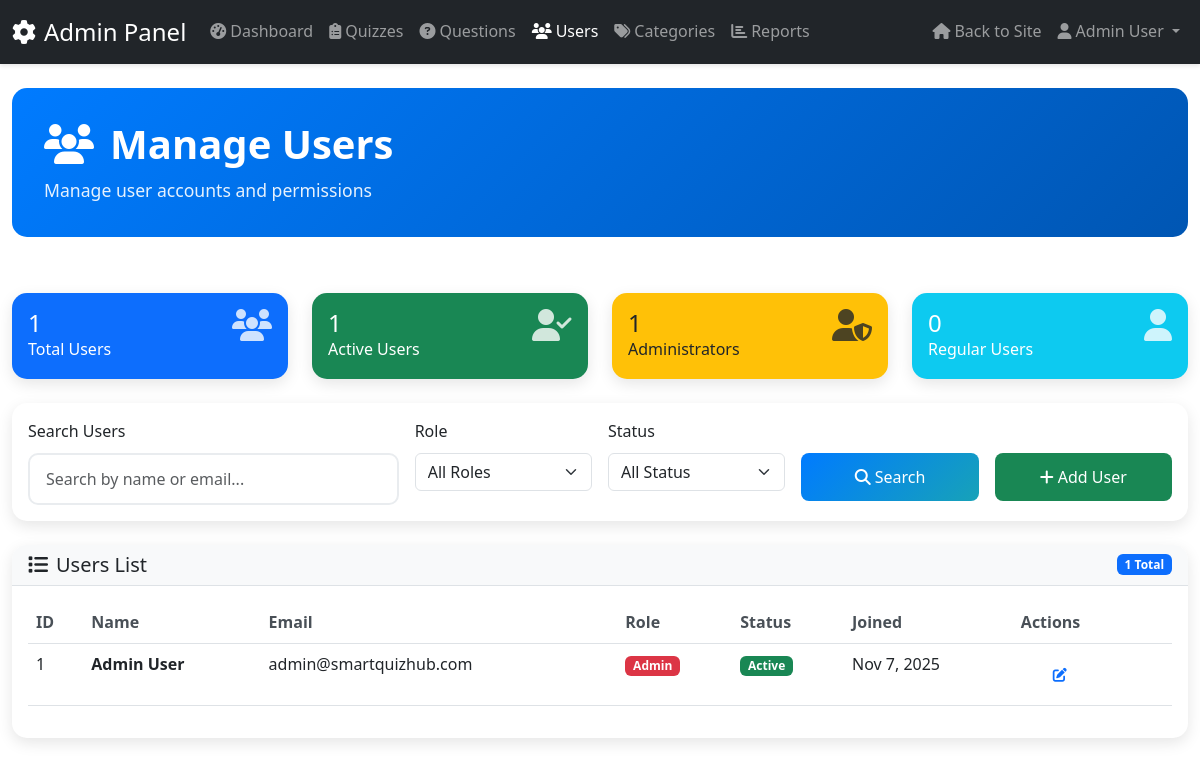
The page /admin/users.php (signed in) on the database its author committed.
### tables this page shows
CREATE TABLE users (
    id INT AUTO_INCREMENT PRIMARY KEY,
    name VARCHAR(100) NOT NULL,
    email VARCHAR(150) UNIQUE NOT NULL,
    password VARCHAR(255) NOT NULL,
    role ENUM('user', 'admin', 'instructor') DEFAULT 'user',
    profile_image VARCHAR(255) DEFAULT NULL,
    created_at TIMESTAMP DEFAULT CURRENT_TIMESTAMP,
    updated_at TIMESTAMP DEFAULT CURRENT_TIMESTAMP ON UPDATE CURRENT_TIMESTAMP,
    is_active BOOLEAN DEFAULT TRUE,
    email_verified BOOLEAN DEFAULT FALSE,
    reset_token VARCHAR(255) DEFAULT NULL,
    reset_token_expires DATETIME DEFAULT NULL
);

### admin/users.php (the view, shortened to what this page needs)
<?php
$search = $_GET['search'] ?? '';
$page = max(1, (int)($_GET['page'] ?? 1));
$per_page = 20;
$offset = ($page - 1) * $per_page;
$conditions = [];
$params = [];
$where_clause = !empty($conditions) ? 'WHERE ' . implode(' AND ', $conditions) : '';
try {
    $db = getDB();
    $count_sql = "SELECT COUNT(*) as total FROM users $where_clause";
    $stmt = $db->prepare($count_sql);
    $stmt->execute($params);
    $total_users = $stmt->fetch()['total'];
    $sql = "SELECT * FROM users $where_clause ORDER BY created_at DESC LIMIT $per_page OFFSET $offset";
    $stmt = $db->prepare($sql);
    $stmt->execute($params);
    $users = $stmt->fetchAll();
    $stmt = $db->prepare("
        SELECT
            COUNT(*) as total_users,
            SUM(CASE WHEN role = 'admin' THEN 1 ELSE 0 END) as admin_count,
            SUM(CASE WHEN role = 'instructor' THEN 1 ELSE 0 END) as instructor_count,
            SUM(CASE WHEN role = 'user' THEN 1 ELSE 0 END) as user_count,
            SUM(CASE WHEN is_active = 1 THEN 1 ELSE 0 END) as active_count
        FROM users
    ");
    $stmt->execute();
    $stats = $stmt->fetch();
} catch (PDOException $e) {
    $users = [];
    $total_users = 0;
    $total_pages = 0;
    $stats = ['total_users' => 0, 'admin_count' => 0, 'instructor_count' => 0, 'user_count' => 0, 'active_count' => 0];
}
?>
<!DOCTYPE html>
<html lang="en">
<head>
    <link href="https://cdn.jsdelivr.net/npm/bootstrap@5.3.0/dist/css/bootstrap.min.css" rel="stylesheet">
    <link rel="stylesheet" href="https://cdnjs.cloudflare.com/ajax/libs/font-awesome/6.4.0/css/all.min.css">
    <link rel="stylesheet" href="../assets/css/style.css">
</head>
<body>
    <nav class="navbar navbar-expand-lg navbar-dark bg-dark">
        <div class="container-fluid">
            <a class="navbar-brand" href="index.php">
                <i class="fas fa-cog me-2"></i>Admin Panel
            </a>
            <div class="collapse navbar-collapse" id="adminNav">
                <ul class="navbar-nav me-auto">
                    <li class="nav-item">
                        <a class="nav-link" href="index.php">
                            <i class="fas fa-tachometer-alt me-1"></i>Dashboard
                        </a>
                    </li>
                    <li class="nav-item">
                        <a class="nav-link" href="quizzes.php">
                            <i class="fas fa-clipboard-list me-1"></i>Quizzes
                        </a>
                    </li>
                    <li class="nav-item">
                        <a class="nav-link" href="questions.php">
                            <i class="fas fa-question-circle me-1"></i>Questions
                        </a>
                    </li>
                    <li class="nav-item">
                        <a class="nav-link active" href="users.php">
                            <i class="fas fa-users me-1"></i>Users
                        </a>
                    </li>
                    <li class="nav-item">
                        <a class="nav-link" href="categories.php">
                            <i class="fas fa-tags me-1"></i>Categories
                        </a>
                    </li>
                    <li class="nav-item">
                        <a class="nav-link" href="reports.php">
                            <i class="fas fa-chart-bar me-1"></i>Reports
                        </a>
                    </li>
                </ul>
                <ul class="navbar-nav">
                    <li class="nav-item">
                        <a class="nav-link" href="../index.php">
                            <i class="fas fa-home me-1"></i>Back to Site
                        </a>
                    </li>
                    <li class="nav-item dropdown">
                        <a class="nav-link dropdown-toggle" href="#" role="button" data-bs-toggle="dropdown">
                            <i class="fas fa-user me-1"></i><?php echo $_SESSION['user_name']; ?>
                        </a>
                    </li>
                </ul>
            </div>
        </div>
    </nav>
    <div class="container-fluid py-4">
        <div class="row mb-4">
            <div class="col-12">
                <div class="page-header">
                    <h1 class="page-title">
                        <i class="fas fa-users me-3"></i>Manage Users
                    </h1>
                    <p class="page-subtitle">Manage user accounts and permissions</p>
                </div>
            </div>
        </div>
        <div class="row g-4 mb-4">
            <div class="col-xl-3 col-md-6">
                <div class="card stat-card bg-primary text-white">
                    <div class="card-body">
                        <div class="d-flex justify-content-between">
                            <div>
                                <h4 class="mb-0"><?php echo $stats['total_users']; ?></h4>
                                <p class="mb-0">Total Users</p>
                            </div>
                            <div class="stat-icon">
                                <i class="fas fa-users fa-2x"></i>
                            </div>
                        </div>
                    </div>
                </div>
            </div>
            <div class="col-xl-3 col-md-6">
                <div class="card stat-card bg-success text-white">
                    <div class="card-body">
                        <div class="d-flex justify-content-between">
                            <div>
                                <h4 class="mb-0"><?php echo $stats['active_count']; ?></h4>
                                <p class="mb-0">Active Users</p>
                            </div>
                            <div class="stat-icon">
                                <i class="fas fa-user-check fa-2x"></i>
                            </div>
                        </div>
                    </div>
                </div>
            </div>
            <div class="col-xl-3 col-md-6">
                <div class="card stat-card bg-warning text-dark">
                    <div class="card-body">
                        <div class="d-flex justify-content-between">
                            <div>
                                <h4 class="mb-0"><?php echo $stats['admin_count']; ?></h4>
                                <p class="mb-0">Administrators</p>
                            </div>
                            <div class="stat-icon">
                                <i class="fas fa-user-shield fa-2x"></i>
                            </div>
                        </div>
                    </div>
                </div>
            </div>
            <div class="col-xl-3 col-md-6">
                <div class="card stat-card bg-info text-white">
                    <div class="card-body">
                        <div class="d-flex justify-content-between">
                            <div>
                                <h4 class="mb-0"><?php echo $stats['user_count']; ?></h4>
                                <p class="mb-0">Regular Users</p>
                            </div>
                            <div class="stat-icon">
                                <i class="fas fa-user fa-2x"></i>
                            </div>
                        </div>
                    </div>
                </div>
            </div>
        </div>
        <div class="card mb-4">
            <div class="card-body">
                <form method="GET" class="row g-3">
                    <div class="col-md-4">
                        <label for="search" class="form-label">Search Users</label>
                        <input type="text" class="form-control" id="search" name="search"
                               placeholder="Search by name or email..." value="<?php echo htmlspecialchars($search); ?>">
                    </div>
                    <div class="col-md-2">
                        <label for="role" class="form-label">Role</label>
                        <select class="form-select" id="role" name="role">
                            <option value="">All Roles</option>
                        </select>
                    </div>
                    <div class="col-md-2">
                        <label for="status" class="form-label">Status</label>
                        <select class="form-select" id="status" name="status">
                            <option value="">All Status</option>
                        </select>
                    </div>
                    <div class="col-md-2">
                        <label class="form-label">&nbsp;</label>
                        <div class="d-grid">
                            <button type="submit" class="btn btn-primary">
                                <i class="fas fa-search me-1"></i>Search
                            </button>
                        </div>
                    </div>
                    <div class="col-md-2">
                        <label class="form-label">&nbsp;</label>
                        <div class="d-grid">
                            <button type="button" class="btn btn-success" data-bs-toggle="modal" data-bs-target="#addUserModal">
                                <i class="fas fa-plus me-1"></i>Add User
                            </button>
                        </div>
                    </div>
                </form>
            </div>
        </div>
        <div class="card">
            <div class="card-header d-flex justify-content-between align-items-center">
                <h5 class="mb-0"><i class="fas fa-list me-2"></i>Users List</h5>
                <span class="badge bg-primary"><?php echo $total_users; ?> Total</span>
            </div>
            <div class="card-body">
                <?php if (empty($users)): ?>
                    <div class="text-center py-4">
                        <i class="fas fa-users fa-3x text-muted mb-3"></i>
                        <p class="text-muted">No users found matching your criteria.</p>
                    </div>
                <?php else: ?>
                    <div class="table-responsive">
                        <table class="table table-hover">
                            <thead>
                                <tr>
                                    <th>ID</th>
                                    <th>Name</th>
                                    <th>Email</th>
                                    <th>Role</th>
                                    <th>Status</th>
                                    <th>Joined</th>
                                    <th>Actions</th>
                                </tr>
                            </thead>
                            <tbody>
                                <?php foreach ($users as $user): ?>
                                    <tr>
                                        <td><?php echo $user['id']; ?></td>
                                        <td>
                                            <strong><?php echo htmlspecialchars($user['name']); ?></strong>
                                        </td>
                                        <td><?php echo htmlspecialchars($user['email']); ?></td>
                                        <td>
                                            <span class="badge bg-<?php echo $user['role'] == 'admin' ? 'danger' : ($user['role'] == 'instructor' ? 'warning' : 'info'); ?>">
                                                <?php echo ucfirst($user['role']); ?>
                                            </span>
                                        </td>
                                        <td>
                                            <span class="badge bg-<?php echo $user['is_active'] ? 'success' : 'secondary'; ?>">
                                                <?php echo $user['is_active'] ? 'Active' : 'Inactive'; ?>
                                            </span>
                                        </td>
                                        <td><?php echo date('M j, Y', strtotime($user['created_at'])); ?></td>
                                        <td>
                                            <button class="btn btn-sm btn-outline-primary me-1"
                                                    onclick="editUser(<?php echo htmlspecialchars(json_encode($user)); ?>)">
                                                <i class="fas fa-edit"></i>
                                            </button>
                                        </td>
                                    </tr>
                                <?php endforeach; ?>
                            </tbody>
                        </table>
                    </div>
                <?php endif; ?>
            </div>
        </div>
    </div>
</body>
</html>

### assets/css/style.css (style rules this page uses)
:root { --primary-color: #007bff; --secondary-color: #6c757d; --success-color: #28a745; --danger-color: #dc3545; --warning-color: #ffc107; --info-color: #17a2b8; --light-color: #f8f9fa; --dark-color: #343a40; --white: #ffffff; --black: #000000; --dark-bg: #1a1a1a; --dark-surface: #2d2d2d; --dark-text: #e0e0e0; --dark-border: #404040; }
* { margin: 0; padding: 0; box-sizing: border-box; }
body { font-family: 'Segoe UI', Tahoma, Geneva, Verdana, sans-serif; line-height: 1.6; color: #333; transition: all 0.3s ease; }
.navbar { box-shadow: 0 2px 4px rgba(0,0,0,0.1); transition: all 0.3s ease; }
.navbar-brand { font-size: 1.5rem; }
.navbar-nav .nav-link { font-weight: 500; transition: color 0.3s ease; }
.btn { border-radius: 25px; font-weight: 500; padding: 0.75rem 2rem; transition: all 0.3s ease; border: none; }
.btn-primary { background: linear-gradient(135deg, var(--primary-color), var(--info-color)); border: none; }
.form-control { border-radius: 10px; border: 2px solid #e9ecef; padding: 0.75rem 1rem; transition: all 0.3s ease; }
html { scroll-behavior: smooth; }

### admin/users.php (style rules this page uses)
.page-header { background: linear-gradient(135deg, #007bff 0%, #0056b3 100%); color: white; padding: 2rem; border-radius: 15px; margin-bottom: 2rem; }
.page-title { font-size: 2.5rem; font-weight: bold; margin-bottom: 0.5rem; }
.page-subtitle { font-size: 1.1rem; opacity: 0.9; margin-bottom: 0; }
.stat-card { border: none; box-shadow: 0 0.125rem 0.25rem rgba(0, 0, 0, 0.075); transition: all 0.3s ease; }
.stat-icon { opacity: 0.8; }
.card { border-radius: 15px; box-shadow: 0 5px 15px rgba(0,0,0,0.1); border: none; }
.card-header { background: #f8f9fa; border-bottom: 1px solid #dee2e6; border-radius: 15px 15px 0 0 !important; }
.table th { border-top: none; font-weight: 600; color: #495057; }
.btn { border-radius: 8px; }

### rows shown on the page
users: id "1", name "Admin User", email "admin@smartquizhub.com", role "Admin", is_active "Active", created_at "Nov 7, 2025"

### other values the page prints
$_SESSION['user_name'] "Admin User"
$stats['total_users'] "1"
$stats['active_count'] "1"
$stats['admin_count'] "1"
$stats['user_count'] "0"
$total_users "1"
